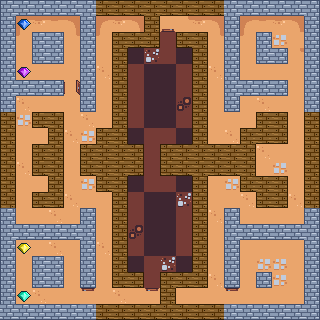

Tiled map render using the project's own tile images. Description and the map definition, with tile-layer contents summarised, below:
An orthogonal 20x20 tile map with 16x16 px tiles, 3 tile layers (ground, obstacle, diamond), 12 tilesets and 20 objects (3x door-violet, 2x ghost-enemy-grey, 2x ghost-enemy-white, 2x spider-enemy-small, 2x powerup-energy, ...).

<map version="1.11" tiledversion="1.11.0" orientation="orthogonal" renderorder="right-down" width="20" height="20" tilewidth="16" tileheight="16" infinite="0" nextlayerid="15" nextobjectid="29">
 <tileset firstgid="1" source="../tsx/ground.tsx" />
 <tileset firstgid="81" source="../tsx/single-wall.tsx" />
 <tileset firstgid="97" source="../tsx/single-wood-wall.tsx" />
 <tileset firstgid="113" source="../tsx/player.tsx" />
 <tileset firstgid="153" source="../tsx/ghost-enemy.tsx" />
 <tileset firstgid="165" source="../tsx/spider-enemy-small.tsx" />
 <tileset firstgid="185" source="../tsx/spider-enemy-medium.tsx" />
 <tileset firstgid="205" source="../tsx/collectable.tsx" />
 <tileset firstgid="221" source="../tsx/door.tsx" />
 <tileset firstgid="233" source="../tsx/misc.tsx" />
 <tileset firstgid="265" source="../tsx/monster-enemy-blue.tsx" />
 <tileset firstgid="273" source="../tsx/powerup.tsx" />
 <layer id="1" name="ground" width="20" height="20">
  <data>[400 cells, 199 non-empty, 13 distinct tile ids]</data>
 </layer>
 <objectgroup id="3" name="major-game-item">
  <object id="1" name="player" gid="113" x="272" y="48" width="16" height="16">
   <properties>
    <property name="speed" type="float" value="5" />
   </properties>
  </object>
  <object id="23" name="exit-point" gid="233" x="288" y="288" width="16" height="16" />
 </objectgroup>
 <layer id="2" name="obstacle" width="20" height="20">
  <data>[400 cells, 202 non-empty, 26 distinct tile ids]</data>
 </layer>
 <group id="6" name="enemy">
  <properties>
   <property name="key_name" value="green" />
   <property name="score" type="int" value="100" />
  </properties>
  <objectgroup id="7" name="ghost-enemy">
   <object id="2" name="ghost-enemy-grey" gid="153" x="240" y="304" width="16" height="16">
    <properties>
     <property name="damage_power" type="int" value="7" />
     <property name="speed" type="float" value="5" />
    </properties>
   </object>
   <object id="3" name="ghost-enemy-white" gid="157" x="240" y="64" width="16" height="16">
    <properties>
     <property name="damage_power" type="int" value="4" />
     <property name="speed" type="float" value="3" />
    </properties>
   </object>
   <object id="21" name="ghost-enemy-grey" gid="153" x="64" y="256" width="16" height="16">
    <properties>
     <property name="damage_power" type="int" value="7" />
     <property name="speed" type="float" value="5" />
    </properties>
   </object>
   <object id="24" name="ghost-enemy-white" gid="157" x="16" y="80" width="16" height="16" visible="0">
    <properties>
     <property name="damage_power" type="int" value="4" />
     <property name="speed" type="float" value="3" />
    </properties>
   </object>
  </objectgroup>
  <objectgroup id="8" name="spider-enemy">
   <object id="4" name="spider-enemy-small" gid="165" x="240" y="256" width="16" height="16">
    <properties>
     <property name="damage_power" type="int" value="2" />
     <property name="energy" type="int" value="100" />
     <property name="motion_schedule" value="20" />
     <property name="net_length" type="int" value="3" />
     <property name="score" type="int" value="80" />
     <property name="speed" type="float" value="3" />
    </properties>
   </object>
   <object id="5" name="spider-enemy-small" gid="165" x="272" y="256" width="16" height="16">
    <properties>
     <property name="damage_power" type="int" value="2" />
     <property name="energy" type="int" value="100" />
     <property name="motion_schedule" value="30" />
     <property name="net_length" type="int" value="3" />
     <property name="score" type="int" value="80" />
     <property name="speed" type="float" value="3" />
    </properties>
   </object>
   <object id="6" name="spider-enemy-medium" gid="185" x="288" y="256" width="16" height="16">
    <properties>
     <property name="damage_power" type="int" value="4" />
     <property name="energy" type="int" value="100" />
     <property name="motion_schedule" value="10" />
     <property name="net_length" type="int" value="3" />
     <property name="score" type="int" value="80" />
     <property name="speed" type="float" value="6" />
    </properties>
   </object>
  </objectgroup>
  <objectgroup id="13" name="monster-enemy">
   <object id="25" name="monster-enemy-blue" gid="265" x="96" y="240" width="16" height="16">
    <properties>
     <property name="attack_only_when_visible" type="bool" value="false" />
     <property name="damage_power" type="int" value="2" />
     <property name="energy" type="int" value="100" />
     <property name="score" type="int" value="50" />
     <property name="search_path_algorithm" value="BFS" />
     <property name="speed" type="float" value="2" />
     <property name="start_delay" type="int" value="0" />
    </properties>
   </object>
  </objectgroup>
 </group>
 <group id="9" name="collectable">
  <layer id="10" name="diamond" width="20" height="20">
   <data>[400 cells, 4 non-empty, 4 distinct tile ids]</data>
  </layer>
  <objectgroup id="12" name="key">
   <object id="8" name="key-green" gid="215" x="240" y="80" width="16" height="16">
    <properties>
     <property name="key_name" value="green" />
     <property name="score" type="int" value="100" />
    </properties>
   </object>
   <object id="9" name="key-violet" gid="214" x="240" y="256" width="16" height="16">
    <properties>
     <property name="key_name" value="violet" />
     <property name="score" type="int" value="100" />
    </properties>
   </object>
  </objectgroup>
  <objectgroup id="14" name="powerup">
   <object id="26" name="powerup-energy" gid="277" x="128" y="32" width="16" height="16">
    <properties>
     <property name="powerup_name" value="energy" />
     <property name="powerup_volume" type="int" value="10" />
    </properties>
   </object>
   <object id="27" name="powerup-energy" gid="277" x="288" y="256" width="16" height="16">
    <properties>
     <property name="powerup_name" value="energy" />
     <property name="powerup_volume" type="int" value="10" />
    </properties>
   </object>
   <object id="28" name="powerup-sword" gid="273" x="128" y="144" width="16" height="16">
    <properties>
     <property name="powerup_name" value="sword" />
    </properties>
   </object>
  </objectgroup>
 </group>
 <objectgroup id="11" name="door">
  <object id="7" name="door-green" gid="229" x="224" y="304" width="16" height="16">
   <properties>
    <property name="key_name" value="green" />
   </properties>
  </object>
  <object id="11" name="door-violet" gid="222" x="64" y="96" width="16" height="16">
   <properties>
    <property name="key_name" value="violet" />
   </properties>
  </object>
  <object id="12" name="door-violet" gid="228" x="160" y="32" width="16" height="16">
   <properties>
    <property name="key_name" value="violet" />
   </properties>
  </object>
  <object id="19" name="door-violet" gid="228" x="144" y="304" width="16" height="16">
   <properties>
    <property name="key_name" value="violet" />
   </properties>
  </object>
  <object id="22" name="door-green" gid="229" x="80" y="304" width="16" height="16">
   <properties>
    <property name="key_name" value="green" />
   </properties>
  </object>
 </objectgroup>
</map>
